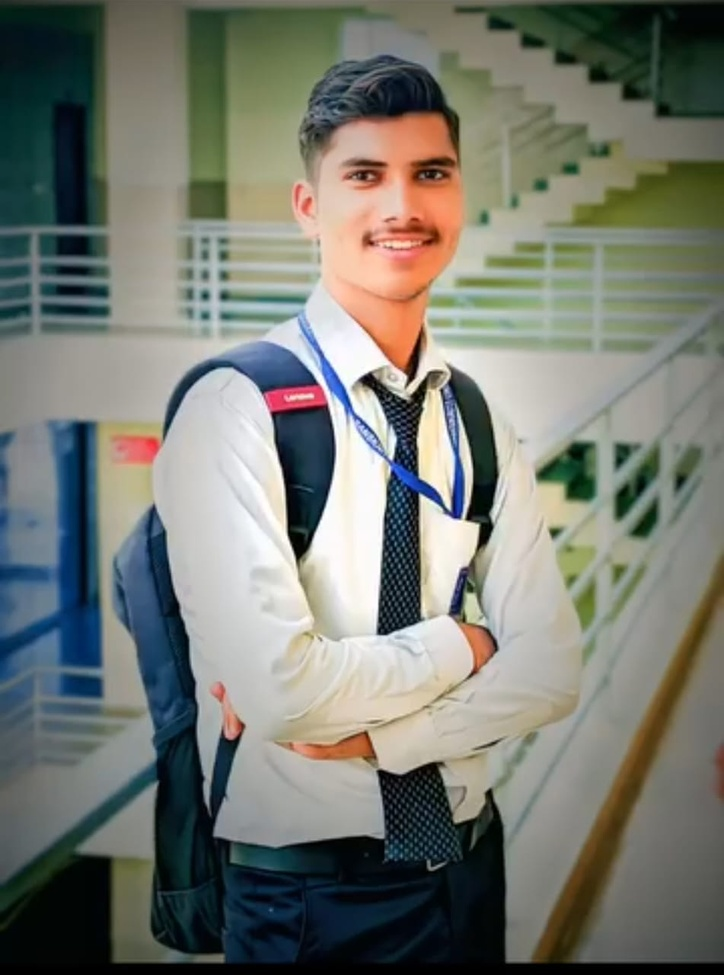
#> input picture 03_Contrast_Stretching/input.jpeg, 724 x 975 px, shrunk from 951 x 1280 before the run
$ python program.py
#> lines starting #> are read from the running program, lines starting #| are printed output that depends on the picture
import cv2
import numpy as np

img = cv2.imread("input.jpeg", cv2.IMREAD_GRAYSCALE)
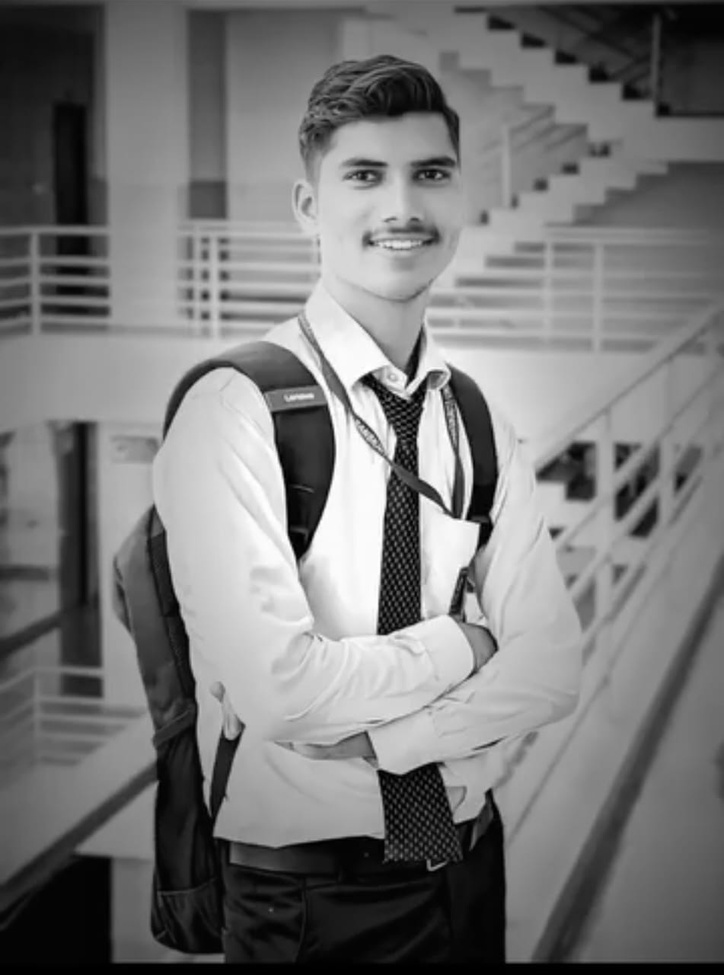
#> img: shape (975, 724); min 0, max 255, mean 119.3

if img is None:
    print("Error: Image not found!")
    exit()

#for min and max intensity

min_intensity = np.min(img)
#> min_intensity = 0
max_intensity = np.max(img)
#> max_intensity = 255

result = ((img - min_intensity) / (max_intensity - min_intensity) * 255).astype(np.uint8)

cv2.imwrite("output.jpg", result)

cv2.waitKey(0)
cv2.destroyAllWindows()
